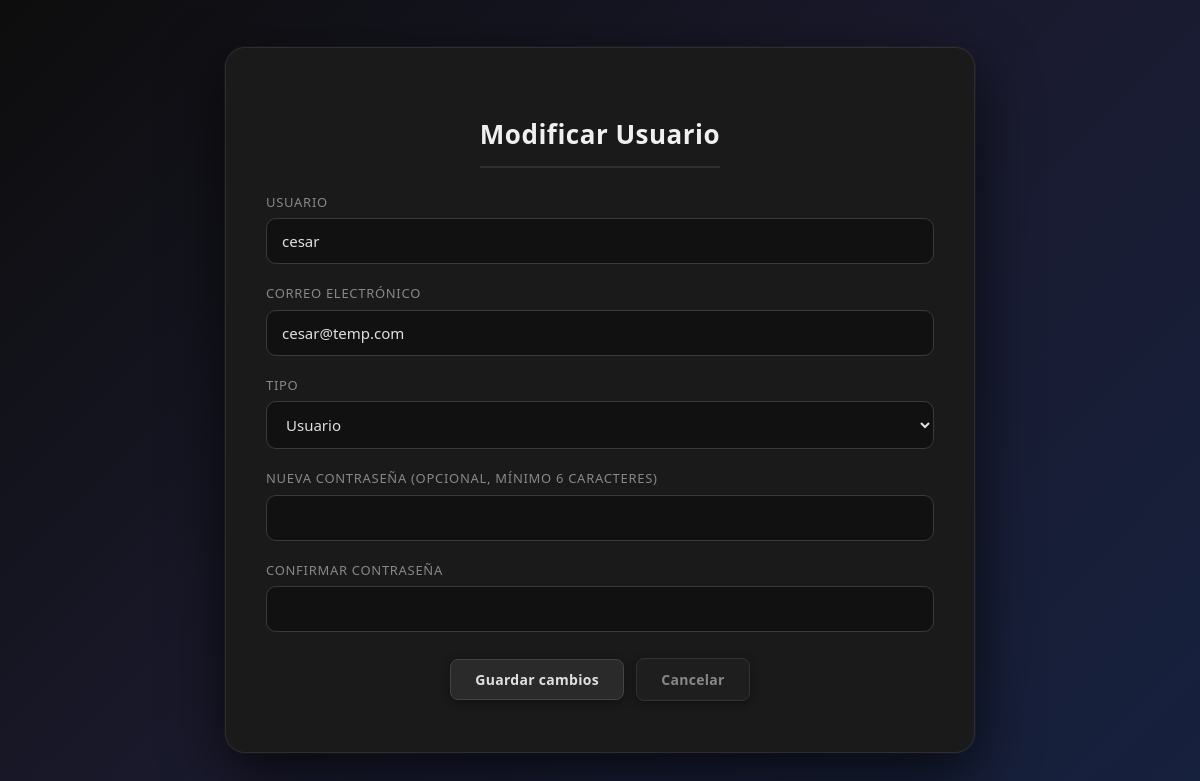
Page /usuarios_f.php?accion=modificar&usuario=cesar (signed in) on the committed database.
### tables this page shows
CREATE TABLE usuarios (
        id INTEGER PRIMARY KEY AUTOINCREMENT,
        usuario TEXT UNIQUE NOT NULL,
        password TEXT NOT NULL,
        tipo TEXT NOT NULL DEFAULT 'Usuario',
        email TEXT UNIQUE NOT NULL
    );

### funciones.php (called while the page is built, shortened)
<?php
function conectarDB(): PDO {
    $db = new PDO('sqlite:' . DB_PATH);
    $db->setAttribute(PDO::ATTR_ERRMODE, PDO::ERRMODE_EXCEPTION);
    $db->exec("CREATE TABLE IF NOT EXISTS usuarios (
        id INTEGER PRIMARY KEY AUTOINCREMENT,
        usuario TEXT UNIQUE NOT NULL,
        password TEXT NOT NULL,
        tipo TEXT NOT NULL DEFAULT 'Usuario',
        email TEXT UNIQUE NOT NULL
    )");
    return $db;
}
function obtenerUsuarioPorNombre(string $usuario): array|false {
    $db = conectarDB();
    $stmt = $db->prepare("SELECT usuario, tipo, email FROM usuarios WHERE usuario = :usuario");
    $stmt->execute([':usuario' => $usuario]);
    $datos = $stmt->fetch(PDO::FETCH_ASSOC);
    return $datos ?: false;
}

### usuarios_f.php (the view, shortened to what this page needs)
<?php
require_once 'funciones.php';
$accion = isset($_GET['accion']) ? $_GET['accion'] : '';
$titulo = '';
$datos  = null;
if ($accion === 'modificar' && isset($_GET['usuario'])) {
    $usuario_modificar = $_GET['usuario'];
    $datos = obtenerUsuarioPorNombre($usuario_modificar);
    $titulo = "Modificar Usuario";
} elseif ($accion === 'agregar') {
    $titulo = "Agregar Usuario";
} else {
    header("Location: usuarios.php");
    exit();
}
?>
<!DOCTYPE html>
<html lang="es">
<head>
    <link rel="stylesheet" href="estilos.css">
</head>
<body>
    <div class="container">
        <h2><?php echo htmlspecialchars($titulo); ?></h2>
        <form action="usuarios_a.php" method="POST">
            <?php if ($accion === 'modificar'): ?>
                <div class="form-group">
                    <label for="usuario">Usuario</label>
                    <input type="text" id="usuario" name="usuario"
                           value="<?php echo htmlspecialchars($datos['usuario']); ?>" required
                           pattern="[a-zA-Z0-9_]{3,30}" title="Solo letras, números y guion bajo (3-30 caracteres)">
                </div>
                <div class="form-group">
                    <label for="email">Correo electrónico</label>
                    <input type="email" id="email" name="email"
                           value="<?php echo htmlspecialchars($datos['email']); ?>" required>
                </div>
                <div class="form-group">
                    <label for="tipo">Tipo</label>
                    <select id="tipo" name="tipo" required>
                        <option value="Usuario" <?php if ($datos['tipo'] === 'Usuario') echo 'selected'; ?>>Usuario</option>
                    </select>
                </div>
                <div class="form-group">
                    <label for="nueva_password">Nueva contraseña (opcional, mínimo 6 caracteres)</label>
                    <input type="password" id="nueva_password" name="nueva_password" minlength="6">
                </div>
                <div class="form-group">
                    <label for="confirmar_password">Confirmar contraseña</label>
                    <input type="password" id="confirmar_password" name="confirmar_password">
                </div>
            <?php endif; ?>
            <button type="submit" class="btn">
                <?php echo ($accion === 'modificar') ? 'Guardar cambios' : 'Agregar usuario'; ?>
            </button>
            <a href="usuarios.php" class="btn btn-cancelar">Cancelar</a>
        </form>
    </div>
</body>
</html>

### estilos.css (style rules this page uses)
* { box-sizing: border-box; }
body { margin: 0; font-family: 'Segoe UI', 'Roboto', 'Poppins', sans-serif; background: linear-gradient(135deg, #0d0d0d 0%, #1a1a2e 50%, #16213e 100%); min-height: 100vh; display: flex; justify-content: center; align-items: center; color: #e0e0e0; font-size: 16px; line-height: 1.5; }
.login-container, .container, .panel-container { background: rgba(26, 26, 26, 0.97); border: 1px solid #2e2e2e; border-radius: 20px; padding: 45px 40px; width: 100%; max-width: 580px; box-shadow: 0 20px 60px rgba(0,0,0,0.7), 0 0 0 1px rgba(255,255,255,0.04); text-align: center; margin: 20px auto; }
.container { max-width: 750px; }
h2 { font-size: 26px; margin-bottom: 25px; font-weight: 600; color: #f0f0f0; border-bottom: 2px solid #2e2e2e; padding-bottom: 12px; display: inline-block; letter-spacing: 0.5px; }
.form-group { margin-bottom: 20px; text-align: left; }
.form-group label { display: block; font-weight: 500; margin-bottom: 6px; font-size: 13px; color: #888; text-transform: uppercase; letter-spacing: 0.7px; }
.form-group input, .form-group select { width: 100%; padding: 12px 15px; border: 1px solid #3a3a3a; border-radius: 10px; font-size: 15px; font-family: inherit; background: #111; color: #e0e0e0; transition: border 0.3s, box-shadow 0.3s; }
.form-group select option { background: #1a1a1a; }
button, .btn { display: inline-block; padding: 10px 24px; border-radius: 8px; font-weight: 600; font-size: 14px; text-decoration: none; cursor: pointer; transition: all 0.25s ease; border: 1px solid #444; background: #2a2a2a; color: #e0e0e0; box-shadow: 0 2px 8px rgba(0,0,0,0.4); margin: 6px 4px; font-family: inherit; letter-spacing: 0.3px; }
.btn-cancelar { background: #1e1e1e; border-color: #333; color: #888; }

### rows in the picture
usuarios: usuario "cesar", email "cesar@temp.com", tipo "Usuario"

### other values in the picture
$titulo "Modificar Usuario"
